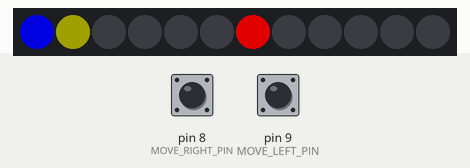
Recording of a sketch running on a simulated Arduino Uno, built with avr-gcc and run on an emulated ATmega328P. On the bench: 12 RGB LEDs in strip order, left to right. Inputs (shaded band) come from the test bench; at power-on: pin 8 (MOVE_RIGHT_PIN) HIGH, pin 9 (MOVE_LEFT_PIN) HIGH. Dim RGB values are drawn brighter than linear; random numbers use the default seed unless the sketch sets one.

Above: at 4.05 s.
4.3 s: pin 8 (MOVE_RIGHT_PIN) pulled LOW for 0.15 s
At 4.43 s:
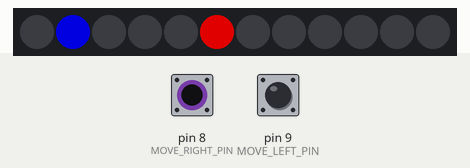
7.4 s: pin 9 (MOVE_LEFT_PIN) pulled LOW for 0.15 s
At 7.99 s:
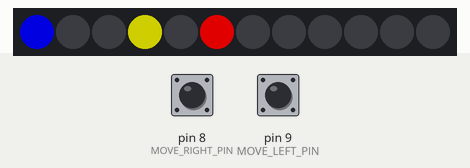
10.5 s: pin 9 (MOVE_LEFT_PIN) pulled LOW for 3.2 s
At 12.8 s:
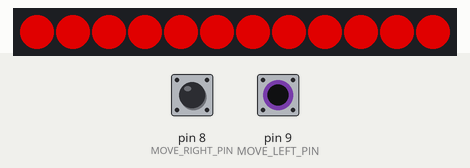
15.2 s: pin 8 (MOVE_RIGHT_PIN) pulled LOW for 1 s
At 15.73 s:
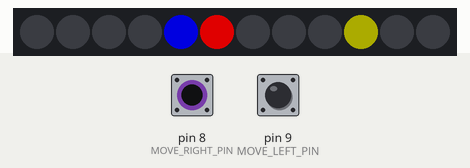

The sketch:

BombDefusalGame.ino
```cpp
#include "FastLED.h"

#define NUM_LEDS 12
#define DATA_PIN 10
#define MOVE_LEFT_PIN 9
#define MOVE_RIGHT_PIN 8

struct Bomb {
  int pos;
  unsigned long startTime;
  int duration;
};

CRGB leds[NUM_LEDS];
Bomb bomb = Bomb();
int score = 0;
int playerPos = 0;
int wallPos = 0;

void setup() {
  delay(3000);
  random16_add_entropy(analogRead(0));

  pinMode(MOVE_LEFT_PIN, INPUT_PULLUP);
  pinMode(MOVE_RIGHT_PIN, INPUT_PULLUP);
  FastLED.addLeds<WS2812B, DATA_PIN, GRB>(leds, NUM_LEDS).setCorrection(TypicalLEDStrip);
  FastLED.setBrightness(160);
  startGame();
}

void loop() {
  fill_solid(leds, NUM_LEDS, CRGB::Black);

  EVERY_N_MILLIS(100) {
    movePlayer();

    if (playerPos == bomb.pos) {
      score++;
      moveBomb();
      moveWall();
    }
  }

  setLed(playerPos, CRGB::Blue);
  setLed(wallPos, CRGB::Red);

  int bombTimeLeft = bomb.duration - (millis() - bomb.startTime);
  setLed(bomb.pos, getBombColor(bombTimeLeft));

  if (bombTimeLeft <= 0) {
    gameOver(bomb.pos);
  } else if (playerPos == wallPos) {
    gameOver(wallPos);
  }

  FastLED.show();
}

void startGame() {
  bomb = Bomb();
  score = 0;
  playerPos = 0;

  moveBomb();
  moveWall();
}

void movePlayer() {
  if (digitalRead(MOVE_LEFT_PIN) == LOW) {
    playerPos = (playerPos - 1 + NUM_LEDS) % NUM_LEDS;
  } else if (digitalRead(MOVE_RIGHT_PIN) == LOW) {
    playerPos = (playerPos + 1) % NUM_LEDS;
  }
}

void moveBomb() {
  do {
    bomb.pos = random16(NUM_LEDS);
  } while (bomb.pos == playerPos);

  bomb.startTime = millis();
  bomb.duration = max(1500, 5000 - (score * 100));
}

void moveWall() {
  do {
    wallPos = random16(NUM_LEDS);
  } while (getDistance(wallPos, bomb.pos) < 2 || getDistance(wallPos, playerPos) < 2);
}

int getDistance(int p1, int p2) {
  int distance = abs(p2 - p1);
  if (distance < NUM_LEDS / 2) {
    return distance;
  } else {
    return NUM_LEDS - distance;
  }
}

CRGB getBombColor(int timeLeft) {
  int brightness = map(timeLeft, bomb.duration, 0, 0, 255);
  if (timeLeft < 1000) {
    brightness = beatsin8(240, 0, 255);
  }

  return CRGB(brightness, brightness, 0);
}

void gameOver(int pos) {
  for (int i = 0; i < NUM_LEDS; i++) {
    setLed(pos - i, CRGB::Red);
    setLed(pos + i, CRGB::Red);
    FastLED.show();
    delay(30);
  }
  delay(500);

  for (int i = 255; i >= 0; i--) {
    fill_solid(leds, NUM_LEDS, CRGB(i, 0, 0));
    FastLED.show();
    delay(4);
  }

  startGame();
}

void setLed(int index, CRGB color) {
  if (index >= 0 && index < NUM_LEDS) {
    leds[index] = color;
  }
}
```
